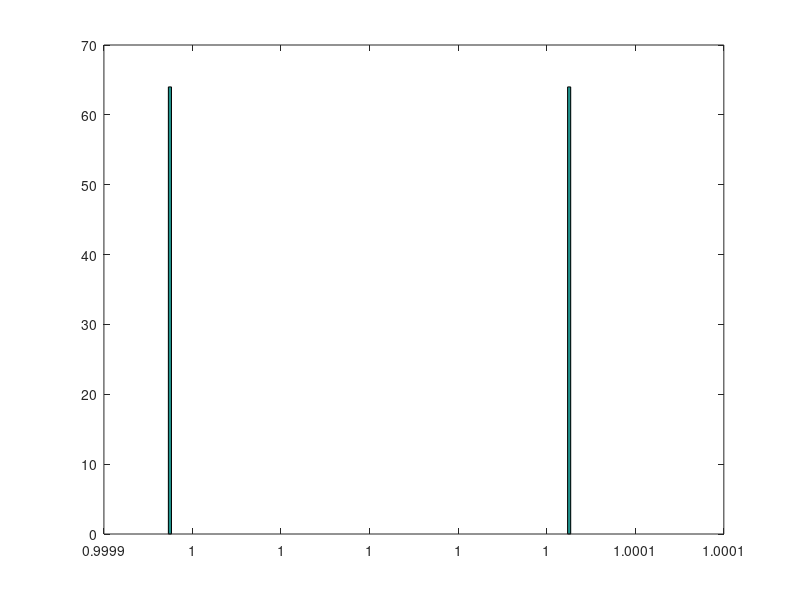

The MATLAB script that drew this image:
%This plots the exact eigenvalues of the true covariance matrix
clear all;
close all;
m=400;
n=160;
b=7;
a=exp(-4*m/n);
% 
% for i=1:2^(b-1)
%     EigVal(i)=1-a;
% end
% for i=2^(b-1)+1:2^(b-1)+2^(b-2)
%     EigVal(i)=1+a-2*a^2;
% end

s=0;
EigVal=zeros(2^b,1);
double(EigVal);
for j=1:b-1
    for i=s+1:s+2^(b-j)
        if j==1
            EigVal(i) =1-a;
        else
            EigVal(i) =1-2^(j-1)*a^(j);
            for k=1:j-1
            EigVal(i)=a^k*2^(k-1)+EigVal(i);   
            end
        end
    end
    s=i;
end
EigVal(2^b)=1;

for k=1:b
    EigVal(2^b)= EigVal(2^b)+a^k*2^(k-1);
end

EigVal(2^b-1)=EigVal(2^b)-2*a^b*2^(b-1);
figure(1)
hist(EigVal,2^b);

% 
% for i=1:b
%     for i=1:2^(b-1)
%         EigVal(i)=1-a;
%     end
%     for j=1:b
%     if  sum(2^s,s=0..j-1)<i<=sum(2^s,s=..j)
%         EigVal(i)=1+sum(2^(k-1)*a^k,k=1..j-1);
%     end
%     end
% end